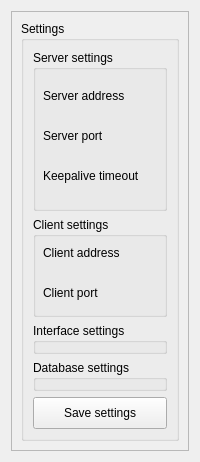
                     <widget class="QWidget" name="widget_setting">
                      <layout class="QGridLayout" name="gridLayout">
                       <item row="0" column="0">
                        <widget class="QFrame" name="frame_setting">
                         <property name="frameShape">
                          <enum>QFrame::StyledPanel</enum>
                         </property>
                         <property name="frameShadow">
                          <enum>QFrame::Raised</enum>
                         </property>
                         <layout class="QGridLayout" name="gridLayout_3">
                          <item row="0" column="0">
                           <widget class="QGroupBox" name="groupBox_settings">
                            <property name="title">
                             <string>Settings</string>
                            </property>
                            <layout class="QVBoxLayout" name="verticalLayout">
                             <item>
                              <widget class="QGroupBox" name="groupBox_settings_server">
                               <property name="minimumSize">
                                <size>
                                 <width>0</width>
                                 <height>161</height>
                                </size>
                               </property>
                               <property name="maximumSize">
                                <size>
                                 <width>16777215</width>
                                 <height>161</height>
                                </size>
                               </property>
                               <property name="title">
                                <string>Server settings</string>
                               </property>
                               <widget class="QLineEdit" name="lineEdit_keepalive_timeout">
                                <property name="geometry">
                                 <rect>
                                  <x>160</x>
                                  <y>110</y>
                                  <width>211</width>
                                  <height>32</height>
                                 </rect>
                                </property>
                                <property name="minimumSize">
                                 <size>
                                  <width>0</width>
                                  <height>32</height>
                                 </size>
                                </property>
                               </widget>
                               <widget class="QLabel" name="label_keepalive_timeout">
                                <property name="geometry">
                                 <rect>
                                  <x>10</x>
                                  <y>110</y>
                                  <width>141</width>
                                  <height>32</height>
                                 </rect>
                                </property>
                                <property name="minimumSize">
                                 <size>
                                  <width>0</width>
                                  <height>32</height>
                                 </size>
                                </property>
                                <property name="text">
                                 <string>Keepalive timeout</string>
                                </property>
                               </widget>
                               <widget class="QLabel" name="label_server_address">
                                <property name="geometry">
                                 <rect>
                                  <x>10</x>
                                  <y>30</y>
                                  <width>141</width>
                                  <height>32</height>
                                 </rect>
                                </property>
                                <property name="minimumSize">
                                 <size>
                                  <width>0</width>
                                  <height>32</height>
                                 </size>
                                </property>
                                <property name="text">
                                 <string>Server address</string>
                                </property>
                               </widget>
                               <widget class="QLabel" name="label_server_port">
                                <property name="geometry">
                                 <rect>
                                  <x>10</x>
                                  <y>70</y>
                                  <width>141</width>
                                  <height>32</height>
                                 </rect>
                                </property>
                                <property name="minimumSize">
                                 <size>
                                  <width>0</width>
                                  <height>32</height>
                                 </size>
                                </property>
                                <property name="text">
                                 <string>Server port</string>
                                </property>
                               </widget>
                               <widget class="QLineEdit" name="lineEdit_server_port">
                                <property name="geometry">
                                 <rect>
                                  <x>160</x>
                                  <y>70</y>
                                  <width>211</width>
                                  <height>32</height>
                                 </rect>
                                </property>
                                <property name="minimumSize">
                                 <size>
                                  <width>0</width>
                                  <height>32</height>
                                 </size>
                                </property>
                               </widget>
                               <widget class="QLineEdit" name="lineEdit_server_address">
                                <property name="geometry">
                                 <rect>
                                  <x>160</x>
                                  <y>30</y>
                                  <width>211</width>
                                  <height>32</height>
                                 </rect>
                                </property>
                                <property name="minimumSize">
                                 <size>
                                  <width>0</width>
                                  <height>32</height>
                                 </size>
                                </property>
                               </widget>
                              </widget>
                             </item>
                             <item>
                              <widget class="QGroupBox" name="groupBox_settings_client">
                               <property name="minimumSize">
                                <size>
                                 <width>0</width>
                                 <height>100</height>
                                </size>
                               </property>
                               <property name="maximumSize">
                                <size>
                                 <width>16777215</width>
                                 <height>100</height>
                                </size>
                               </property>
                               <property name="title">
                                <string>Client settings</string>
                               </property>
                               <widget class="QLabel" name="label_client_address">
                                <property name="geometry">
                                 <rect>
                                  <x>10</x>
                                  <y>20</y>
                                  <width>141</width>
                                  <height>32</height>
                                 </rect>
                                </property>
                                <property name="minimumSize">
                                 <size>
                                  <width>0</width>
                                  <height>32</height>
                                 </size>
                                </property>
                                <property name="text">
                                 <string>Client address</string>
                                </property>
                               </widget>
                               <widget class="QLabel" name="label_client_port">
                                <property name="geometry">
                                 <rect>
                                  <x>10</x>
                                  <y>60</y>
                                  <width>141</width>
                                  <height>32</height>
                                 </rect>
                                </property>
                                <property name="minimumSize">
                                 <size>
                                  <width>0</width>
                                  <height>32</height>
                                 </size>
                                </property>
                                <property name="text">
                                 <string>Client port</string>
                                </property>
                               </widget>
                               <widget class="QLineEdit" name="lineEdit_client_address">
                                <property name="geometry">
                                 <rect>
                                  <x>160</x>
                                  <y>20</y>
                                  <width>211</width>
                                  <height>32</height>
                                 </rect>
                                </property>
                                <property name="minimumSize">
                                 <size>
                                  <width>0</width>
                                  <height>32</height>
                                 </size>
                                </property>
                               </widget>
                               <widget class="QLineEdit" name="lineEdit_client_port">
                                <property name="geometry">
                                 <rect>
                                  <x>160</x>
                                  <y>60</y>
                                  <width>211</width>
                                  <height>32</height>
                                 </rect>
                                </property>
                                <property name="minimumSize">
                                 <size>
                                  <width>0</width>
                                  <height>32</height>
                                 </size>
                                </property>
                               </widget>
                              </widget>
                             </item>
                             <item>
                              <widget class="QGroupBox" name="groupBox_settings_internet">
                               <property name="maximumSize">
                                <size>
                                 <width>16777215</width>
                                 <height>64</height>
                                </size>
                               </property>
                               <property name="title">
                                <string>Interface settings</string>
                               </property>
                               <widget class="QLabel" name="label_incoming_table_row_count">
                                <property name="geometry">
                                 <rect>
                                  <x>10</x>
                                  <y>20</y>
                                  <width>181</width>
                                  <height>32</height>
                                 </rect>
                                </property>
                                <property name="minimumSize">
                                 <size>
                                  <width>0</width>
                                  <height>32</height>
                                 </size>
                                </property>
                                <property name="text">
                                 <string>Incoming table row count</string>
                                </property>
                               </widget>
                               <widget class="QLabel" name="label_outgoing_table_row_count">
                                <property name="geometry">
                                 <rect>
                                  <x>320</x>
                                  <y>20</y>
                                  <width>161</width>
                                  <height>32</height>
                                 </rect>
                                </property>
                                <property name="minimumSize">
                                 <size>
                                  <width>0</width>
                                  <height>32</height>
                                 </size>
                                </property>
                                <property name="text">
                                 <string>Outgoing table row count</string>
                                </property>
                               </widget>
                               <widget class="QLabel" name="label_log_list_row_count">
                                <property name="geometry">
                                 <rect>
                                  <x>640</x>
                                  <y>20</y>
                                  <width>161</width>
                                  <height>32</height>
                                 </rect>
                                </property>
                                <property name="minimumSize">
                                 <size>
                                  <width>0</width>
                                  <height>32</height>
                                 </size>
                                </property>
                                <property name="text">
                                 <string>Log list row count</string>
                                </property>
                               </widget>
                               <widget class="QLineEdit" name="lineEdit_incoming_table_row_count">
                                <property name="geometry">
                                 <rect>
                                  <x>180</x>
                                  <y>20</y>
                                  <width>113</width>
                                  <height>32</height>
                                 </rect>
                                </property>
                                <property name="minimumSize">
                                 <size>
                                  <width>0</width>
                                  <height>32</height>
                                 </size>
                                </property>
                               </widget>
                               <widget class="QLineEdit" name="lineEdit_outgoing_table_row_count">
                                <property name="geometry">
                                 <rect>
                                  <x>490</x>
                                  <y>20</y>
                                  <width>113</width>
                                  <height>32</height>
                                 </rect>
                                </property>
                                <property name="minimumSize">
                                 <size>
                                  <width>0</width>
                                  <height>32</height>
                                 </size>
                                </property>
                               </widget>
                               <widget class="QLineEdit" name="lineEdit_log_list_row_count">
                                <property name="geometry">
                                 <rect>
                                  <x>810</x>
                                  <y>20</y>
                                  <width>113</width>
                                  <height>32</height>
                                 </rect>
                                </property>
                                <property name="minimumSize">
                                 <size>
                                  <width>0</width>
                                  <height>32</height>
                                 </size>
                                </property>
                               </widget>
                              </widget>
                             </item>
                             <item>
                              <widget class="QGroupBox" name="groupBox_settings_database">
                               <property name="maximumSize">
                                <size>
                                 <width>16777215</width>
                                 <height>200</height>
                                </size>
                               </property>
                               <property name="title">
                                <string>Database settings</string>
                               </property>
                               <widget class="QLabel" name="label_settings_postgres_address">
                                <property name="geometry">
                                 <rect>
                                  <x>20</x>
                                  <y>20</y>
                                  <width>161</width>
                                  <height>32</height>
                                 </rect>
                                </property>
                                <property name="minimumSize">
                                 <size>
                                  <width>0</width>
                                  <height>32</height>
                                 </size>
                                </property>
                                <property name="maximumSize">
                                 <size>
                                  <width>161</width>
                                  <height>32</height>
                                 </size>
                                </property>
                                <property name="text">
                                 <string>Postgres address</string>
                                </property>
                               </widget>
                               <widget class="QLabel" name="label_settings_postgres_database_name">
                                <property name="geometry">
                                 <rect>
                                  <x>20</x>
                                  <y>60</y>
                                  <width>161</width>
                                  <height>32</height>
                                 </rect>
                                </property>
                                <property name="minimumSize">
                                 <size>
                                  <width>0</width>
                                  <height>32</height>
                                 </size>
                                </property>
                                <property name="maximumSize">
                                 <size>
                                  <width>161</width>
                                  <height>32</height>
                                 </size>
                                </property>
                                <property name="text">
                                 <string>Postgres database name</string>
                                </property>
                               </widget>
                               <widget class="QLabel" name="label_settings_postgres_username">
                                <property name="geometry">
                                 <rect>
                                  <x>20</x>
                                  <y>100</y>
                                  <width>161</width>
                                  <height>32</height>
                                 </rect>
                                </property>
                                <property name="minimumSize">
                                 <size>
                                  <width>0</width>
                                  <height>32</height>
                                 </size>
                                </property>
                                <property name="maximumSize">
                                 <size>
                                  <width>161</width>
                                  <height>32</height>
                                 </size>
                                </property>
                                <property name="text">
                                 <string>Postgres username</string>
                                </property>
                               </widget>
                               <widget class="QLabel" name="label_settings_postgres_password">
                                <property name="geometry">
                                 <rect>
                                  <x>20</x>
                                  <y>140</y>
                                  <width>161</width>
                                  <height>32</height>
                                 </rect>
                                </property>
                                <property name="minimumSize">
                                 <size>
                                  <width>0</width>
                                  <height>32</height>
                                 </size>
                                </property>
                                <property name="maximumSize">
                                 <size>
                                  <width>161</width>
                                  <height>32</height>
                                 </size>
                                </property>
                                <property name="text">
                                 <string>Postgres password</string>
                                </property>
                               </widget>
                               <widget class="QLineEdit" name="lineEdit_settings_postgres_address">
                                <property name="geometry">
                                 <rect>
                                  <x>190</x>
                                  <y>20</y>
                                  <width>201</width>
                                  <height>32</height>
                                 </rect>
                                </property>
                                <property name="minimumSize">
                                 <size>
                                  <width>0</width>
                                  <height>32</height>
                                 </size>
                                </property>
                               </widget>
                               <widget class="QLineEdit" name="lineEdit_postgres_database_name">
                                <property name="geometry">
                                 <rect>
                                  <x>190</x>
                                  <y>60</y>
                                  <width>201</width>
                                  <height>32</height>
                                 </rect>
                                </property>
                                <property name="minimumSize">
                                 <size>
                                  <width>0</width>
                                  <height>32</height>
                                 </size>
                                </property>
                               </widget>
                               <widget class="QLineEdit" name="lineEdit_settings_postgres_username">
                                <property name="geometry">
                                 <rect>
                                  <x>190</x>
                                  <y>100</y>
                                  <width>201</width>
                                  <height>32</height>
                                 </rect>
                                </property>
                                <property name="minimumSize">
                                 <size>
                                  <width>0</width>
                                  <height>32</height>
                                 </size>
                                </property>
                               </widget>
                               <widget class="QLineEdit" name="lineEdit_settings_postgres_password">
                                <property name="geometry">
                                 <rect>
                                  <x>190</x>
                                  <y>140</y>
                                  <width>201</width>
                                  <height>32</height>
                                 </rect>
                                </property>
                                <property name="minimumSize">
                                 <size>
                                  <width>0</width>
                                  <height>32</height>
                                 </size>
                                </property>
                               </widget>
                               <widget class="QLabel" name="label_settings_sqlite_path">
                                <property name="geometry">
                                 <rect>
                                  <x>430</x>
                                  <y>20</y>
                                  <width>181</width>
                                  <height>32</height>
                                 </rect>
                                </property>
                                <property name="minimumSize">
                                 <size>
                                  <width>0</width>
                                  <height>32</height>
                                 </size>
                                </property>
                                <property name="text">
                                 <string>Sqlite database path</string>
                                </property>
                               </widget>
                               <widget class="QLineEdit" name="lineEdit_settings_sqlite_path">
                                <property name="geometry">
                                 <rect>
                                  <x>620</x>
                                  <y>20</y>
                                  <width>221</width>
                                  <height>32</height>
                                 </rect>
                                </property>
                                <property name="minimumSize">
                                 <size>
                                  <width>0</width>
                                  <height>32</height>
                                 </size>
                                </property>
                               </widget>
                               <widget class="QPushButton" name="pushButton_settings_sqlite_path">
                                <property name="geometry">
                                 <rect>
                                  <x>850</x>
                                  <y>20</y>
                                  <width>75</width>
                                  <height>32</height>
                                 </rect>
                                </property>
                                <property name="minimumSize">
                                 <size>
                                  <width>0</width>
                                  <height>32</height>
                                 </size>
                                </property>
                                <property name="text">
                                 <string>Browse</string>
                                </property>
                               </widget>
                               <widget class="QLabel" name="label_settings_database_engine">
                                <property name="geometry">
                                 <rect>
                                  <x>430</x>
                                  <y>70</y>
                                  <width>181</width>
                                  <height>32</height>
                                 </rect>
                                </property>
                                <property name="minimumSize">
                                 <size>
                                  <width>0</width>
                                  <height>32</height>
                                 </size>
                                </property>
                                <property name="text">
                                 <string>Active database engine</string>
                                </property>
                               </widget>
                               <widget class="QComboBox" name="comboBox_database_engine">
                                <property name="geometry">
                                 <rect>
                                  <x>620</x>
                                  <y>70</y>
                                  <width>221</width>
                                  <height>32</height>
                                 </rect>
                                </property>
                                <property name="minimumSize">
                                 <size>
                                  <width>0</width>
                                  <height>32</height>
                                 </size>
                                </property>
                                <item>
                                 <property name="text">
                                  <string>Postgres</string>
                                 </property>
                                </item>
                                <item>
                                 <property name="text">
                                  <string>Sqlite</string>
                                 </property>
                                </item>
                               </widget>
                              </widget>
                             </item>
                             <item>
                              <widget class="QPushButton" name="pushButton_2">
                               <property name="minimumSize">
                                <size>
                                 <width>0</width>
                                 <height>32</height>
                                </size>
                               </property>
                               <property name="text">
                                <string>Save settings</string>
                               </property>
                              </widget>
                             </item>
                            </layout>
                           </widget>
                          </item>
                         </layout>
                        </widget>
                       </item>
                      </layout>
                     </widget>
